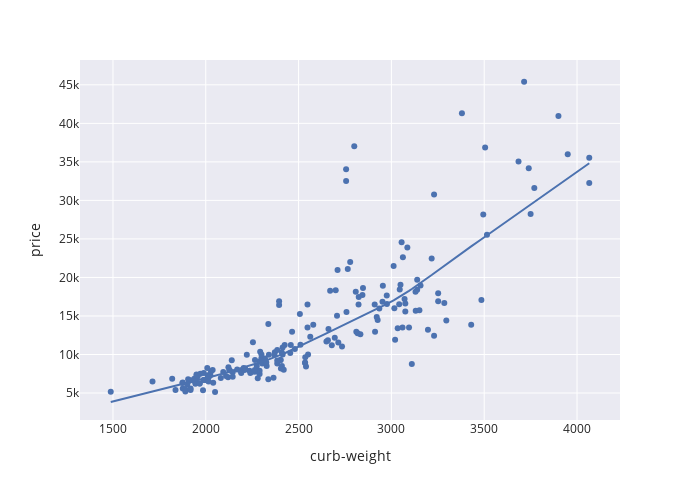
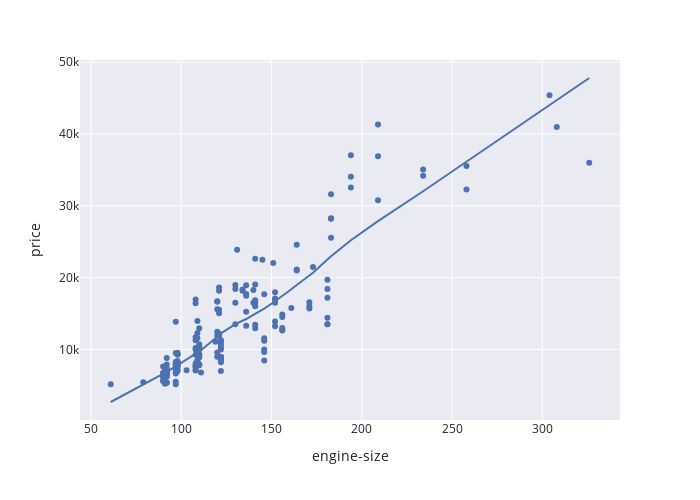

The notebook cell saved with these charts, in order:
### Code cell
for feature in corr_df.mean().abs().sort_values(ascending=False).index[:4]:
    fig = px.scatter(df, x=feature,y='price', trendline='lowess')
    fig.show()

### Figure 1 — Plotly figure (JSON) as saved in the notebook; plotly's stock layout.template omitted (floating-point values rounded to 4 significant figures; data arrays with more than 128 entries replaced by an {"elided": "..."} marker saying what was removed)
{"data": [{"hovertemplate": "curb-weight=%{x}<br>price=%{y}<extra></extra>", "legendgroup": "", "marker": {"color": "rgb(76,114,176)", "symbol": "circle"}, "mode": "markers", "name": "", "orientation": "v", "showlegend": false, "type": "scatter", "x": {"elided": "193 int values"}, "xaxis": "x", "y": {"elided": "193 int values"}, "yaxis": "y"}, {"hovertemplate": "<b>LOWESS trendline</b><br><br>curb-weight=%{x}<br>price=%{y} <b>(trend)</b><extra></extra>", "legendgroup": "", "marker": {"color": "rgb(76,114,176)", "symbol": "circle"}, "mode": "lines", "name": "", "showlegend": false, "type": "scatter", "x": {"elided": "193 int values"}, "xaxis": "x", "y": {"elided": "193 float values"}, "yaxis": "y"}], "layout": {"height": 500, "legend": {"tracegroupgap": 0}, "margin": {"t": 60}, "width": 700, "xaxis": {"anchor": "y", "domain": [0, 1], "title": {"text": "curb-weight"}}, "yaxis": {"anchor": "x", "domain": [0, 1], "title": {"text": "price"}}}}

### Figure 2 — Plotly figure (JSON) as saved in the notebook; plotly's stock layout.template omitted (floating-point values rounded to 4 significant figures; data arrays with more than 128 entries replaced by an {"elided": "..."} marker saying what was removed)
{"data": [{"hovertemplate": "engine-size=%{x}<br>price=%{y}<extra></extra>", "legendgroup": "", "marker": {"color": "rgb(76,114,176)", "symbol": "circle"}, "mode": "markers", "name": "", "orientation": "v", "showlegend": false, "type": "scatter", "x": {"elided": "193 int values"}, "xaxis": "x", "y": {"elided": "193 int values"}, "yaxis": "y"}, {"hovertemplate": "<b>LOWESS trendline</b><br><br>engine-size=%{x}<br>price=%{y} <b>(trend)</b><extra></extra>", "legendgroup": "", "marker": {"color": "rgb(76,114,176)", "symbol": "circle"}, "mode": "lines", "name": "", "showlegend": false, "type": "scatter", "x": {"elided": "193 int values"}, "xaxis": "x", "y": {"elided": "193 float values"}, "yaxis": "y"}], "layout": {"height": 500, "legend": {"tracegroupgap": 0}, "margin": {"t": 60}, "width": 700, "xaxis": {"anchor": "y", "domain": [0, 1], "title": {"text": "engine-size"}}, "yaxis": {"anchor": "x", "domain": [0, 1], "title": {"text": "price"}}}}
